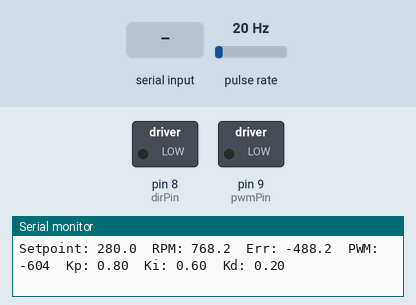
Recording of a sketch running on a simulated Arduino Uno, built with avr-gcc and run on an emulated ATmega328P. Parts: switched loads named in the sketch (green lamp = pin HIGH), the last lines printed to the serial monitor. Wiring (inferred from the names in the program): pulse sensor: data pin 2. Inputs (shaded band) come from the test bench; at power-on: pulse rate 20 Hz.

Above: at 1.2 s.
1.3 s: "Kp:90\n" received over Serial
At 1.45 s:
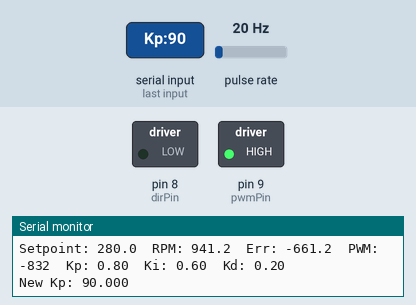
3.0 s: pulse rate (sensor on pin 2) set to 4 Hz
At 4.3 s:
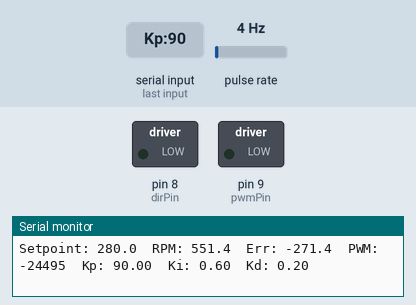
6.0 s: pulse rate (sensor on pin 2) set to 50 Hz
At 8.8 s:
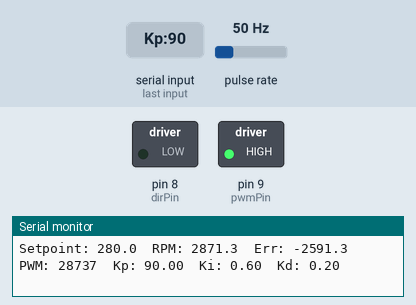
9.0 s: pulse rate (sensor on pin 2) set to 102 Hz
At 9.65 s:
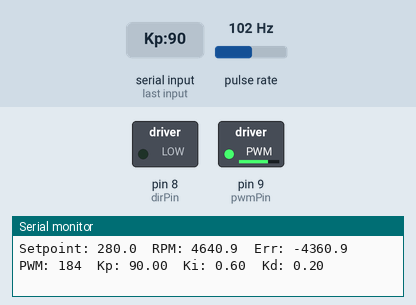
12.0 s: "Kd:\n" received over Serial
15.0 s: "Kd:90\n" received over Serial
At 17.5 s:
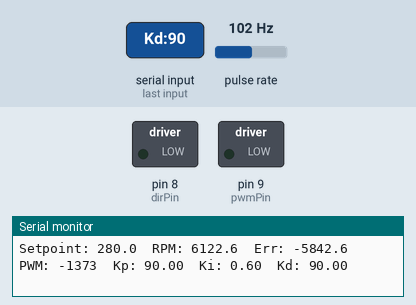
Timing chart, 0 to 19.0 s (numbered marks = the images above; inputs shaded):
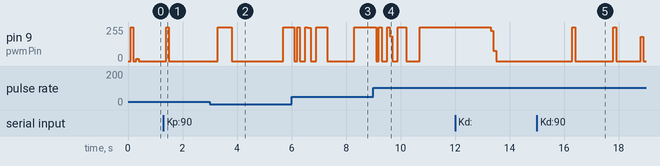

Measured:
- after the input at 1.3 s, pin 9 (pwmPin): 0/255 → 255/255 after 0.10 s, → 0/255 0.10 s later
- after the input at 3.0 s, pin 9 (pwmPin): 0/255 → 255/255 after 0.30 s, → 0/255 0.50 s later, → 255/255 1.9 s later
- after the input at 6.0 s, pin 9 (pwmPin): 255/255 → 0/255 after 0.10 s, → 255/255 0.10 s later, → 0/255 0.10 s later, → 255/255 0.20 s later, … (9 changes in this stretch)
- after the input at 9.0 s, pin 9 (pwmPin): 255/255 → 0/255 after 0.10 s, → 255/255 0.10 s later, → 0/255 0.10 s later, → 255/255 0.20 s later, … (9 changes in this stretch)
- after the input at 15.0 s, pin 9 (pwmPin): 0/255 → 255/255 after 1.3 s, → 0/255 0.10 s later, → 255/255 1.4 s later, → 0/255 0.10 s later, … (6 changes in this stretch)

The sketch:

03_pid_speed_control.ino
```cpp
// --- PID Closed-Loop Motor Speed Control ---
// Feedback: Hall Sensor (1 pulse/rev)
// PWM output: Pin 9
// Direction pin: Pin 8 (optional)
// Serial interface for tuning: S:<rpm>  Kp:<val>  Ki:<val>  Kd:<val>  RESET

const byte sensorPin = 2;              // Hall sensor input
const byte pwmPin = 9;                 // Motor PWM output
const byte dirPin = 8;                 // Optional direction pin
const byte pulsesPerRevolution = 1;    // Update if you have multiple magnets

const unsigned long debounceMicros = 1000UL;  // Debounce threshold
const unsigned long zeroTimeout = 1000000UL;  // 1 sec no pulse => motor stopped
const float rpmFilterAlpha = 0.12f;           // Low-pass filter factor

// --- PID constants (initial) ---
float setpointRPM = 280.0;    // Desired fixed RPM
float Kp = 0.8;
float Ki = 0.6;
float Kd = 0.2;

// --- Internal variables ---
volatile unsigned long lastPulseMicros = 0;
volatile unsigned long pulseIntervalMicros = 0;
volatile unsigned long lastPulseSeenMicros = 0;

float measuredRPM = 0.0f;
float filteredRPM = 0.0f;
float integralTerm = 0.0f;
float previousError = 0.0f;

const int pwmMin = 0;
const int pwmMax = 255;

unsigned long lastControlMillis = 0;
unsigned long lastPrintMillis = 0;
unsigned long lastPIDMillis = 0;
float controlOutput = 0;

void setup() {
  Serial.begin(9600);
  pinMode(sensorPin, INPUT_PULLUP);
  pinMode(pwmPin, OUTPUT);
  pinMode(dirPin, OUTPUT);
  digitalWrite(dirPin, LOW);

  attachInterrupt(digitalPinToInterrupt(sensorPin), pulseISR, FALLING);

  Serial.println("PID Closed-loop Motor Speed Control Started");
  Serial.println("Commands: Kp:<val>  Ki:<val>  Kd:<val>  S:<rpm>  RESET");
}

void loop() {
  unsigned long nowMillis = millis();

  // --- Calculate RPM every 100 ms ---
  if (nowMillis - lastControlMillis >= 100UL) {
    unsigned long intervalCopy, lastPulseCopy;
    noInterrupts();
    intervalCopy = pulseIntervalMicros;
    lastPulseCopy = lastPulseSeenMicros;
    interrupts();

    unsigned long nowMicros = micros();

    if ((nowMicros - lastPulseCopy) > zeroTimeout) {
      measuredRPM = 0.0f;
    } else if (intervalCopy > 0) {
      float freqHz = 1000000.0f / (float)intervalCopy;
      measuredRPM = (freqHz / (float)pulsesPerRevolution) * 60.0f;
    }

    // Apply low-pass filter
    filteredRPM = filteredRPM + rpmFilterAlpha * (measuredRPM - filteredRPM);
    lastControlMillis = nowMillis;
  }

  // --- PID Controller update (every ~100 ms) ---
  unsigned long nowPIDMillis = millis();
  float dt = (nowPIDMillis - lastPIDMillis) / 1000.0f;  // seconds
  if (dt >= 0.1f) {
    float error = setpointRPM - filteredRPM;

    // Integral term with anti-windup
    integralTerm += error * dt;
    if (integralTerm > 255) integralTerm = 255;
    if (integralTerm < -255) integralTerm = -255;

    // Derivative term (rate of change)
    float derivative = (error - previousError) / dt;

    // PID Output
    controlOutput = (Kp * error) + (Ki * integralTerm) + (Kd * derivative);

    // Clamp output
    int pwmOut = constrain((int)round(controlOutput), pwmMin, pwmMax);

    // Apply PWM
    analogWrite(pwmPin, pwmOut);

    previousError = error;
    lastPIDMillis = nowPIDMillis;

    // --- Debug print every 400 ms ---
    if (nowPIDMillis - lastPrintMillis >= 400UL) {
      Serial.print("Setpoint: "); Serial.print(setpointRPM, 1);
      Serial.print("\tRPM: "); Serial.print(filteredRPM, 1);
      Serial.print("\tErr: "); Serial.print(error, 1);
      Serial.print("\tPWM: "); Serial.print((int)controlOutput);
      Serial.print("\tKp: "); Serial.print(Kp, 2);
      Serial.print("\tKi: "); Serial.print(Ki, 2);
      Serial.print("\tKd: "); Serial.println(Kd, 2);
      lastPrintMillis = nowPIDMillis;
    }
  }

  // --- Serial commands for tuning ---
  if (Serial.available()) {
    String cmd = Serial.readStringUntil('\n');
    cmd.trim();

    if (cmd.startsWith("S:")) {
      setpointRPM = cmd.substring(2).toFloat();
      Serial.print("New setpoint: "); Serial.println(setpointRPM);
    } else if (cmd.startsWith("Kp:")) {
      Kp = cmd.substring(3).toFloat();
      Serial.print("New Kp: "); Serial.println(Kp, 3);
    } else if (cmd.startsWith("Ki:")) {
      Ki = cmd.substring(3).toFloat();
      Serial.print("New Ki: "); Serial.println(Ki, 3);
    } else if (cmd.startsWith("Kd:")) {
      Kd = cmd.substring(3).toFloat();
      Serial.print("New Kd: "); Serial.println(Kd, 3);
    } else if (cmd == "RESET") {
      integralTerm = 0;
      previousError = 0;
      analogWrite(pwmPin, 0);
      Serial.println("PID controller reset");
    }
  }
}

void pulseISR() {
  unsigned long now = micros();
  if (now - lastPulseMicros > debounceMicros) {
    if (lastPulseMicros != 0) {
      pulseIntervalMicros = now - lastPulseMicros;
    }
    lastPulseMicros = now;
    lastPulseSeenMicros = now;
  }
}
```
